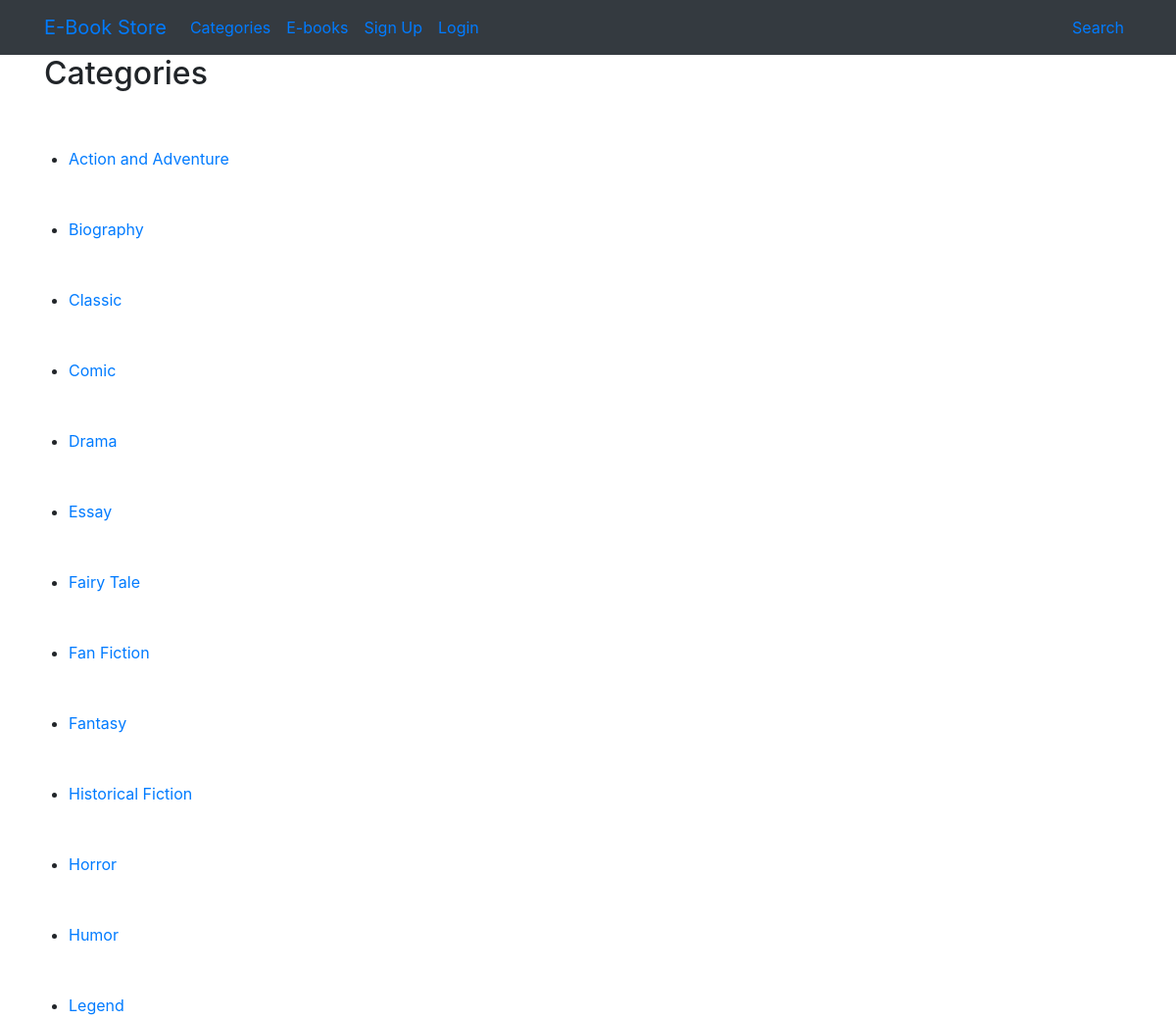
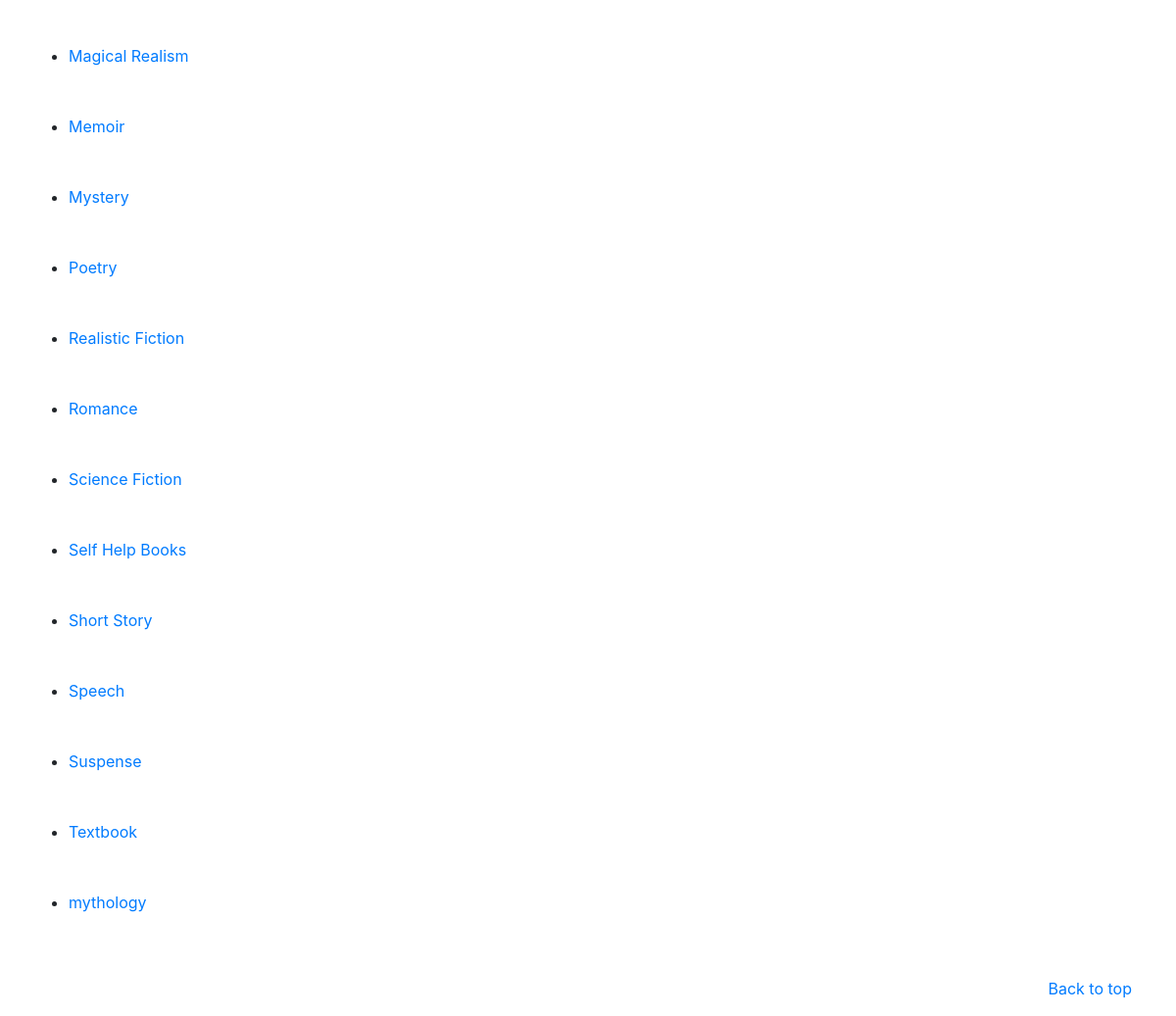
Page /categories/ on the committed database (2 pictures, top to bottom).
### ebook/models.py (models this page shows, shortened)
class Category(models.Model):
     name = models.CharField(max_length = 200)

### ebook/views.py (the view)
# urls.py: path('categories/', views.categories, name='categories'),
def categories(request):
    categories = Category.objects.order_by('name')
    return render(request, 'ebook/categories.html', {
		'categories': categories,
		})

### ebook/templates/ebook/categories.html
{% extends 'ebook/base.html' %}
{% block main %}
<h2>Categories</h2>
<div class="row">
    <ul>
        <br><br>
        {% for category in categories %}
        <li><a href="{% url 'category' category.id %}">{{ category.name }}</a></li><br><br>
        {% endfor %}
    </ul>
</div>
{% endblock main %}

### ebook/templates/ebook/base.html (shortened to what this page needs)
<!doctype html>
{% load static %}
<html lang="en">
<head>
    <link rel="stylesheet" type="text/css" href="{% static 'css/bootstrap.min.css' %}">
</head>
<body>
<header>
    <nav class="navbar navbar-expand-lg navbar-inverse bg-dark">
        <div class="container">
            <a class="navbar-brand" href="{% url  'home' %}">E-Book Store</a>
            <div class="collapse navbar-collapse" id="navbarSupportedContent">
                <ul class="navbar-nav mr-auto">
                    <li class="nav-item">
                        <a class="nav-link" href="{% url 'categories' %}">Categories</a>
                    </li>
                    <li class="nav-item">
                        <a class="nav-link" href="{% url 'ebooks' %}">E-books</a>
                    </li>
                    {% if not user.is_authenticated %}
                        <li class="nav-item">
                            <a class="nav-link" href="{% url 'signup' %}">Sign Up</a>
                        </li>
                        <li class="nav-item">
                            <a class="nav-link" href="{% url 'login' %}">Login</a>
                        </li>
                    {% endif %}
                </ul>
              </div>
              <ul class="navbar-nav">
              <li class="nav-item"><a class="nav-link" href="{% url 'search' %}">Search</a></li> </ul>
              </div>
    </nav>
<main role="main">
    <div class="container">
        {% block main %}
        {% endblock main %}
    </div>
</main>
<footer class="text-muted">
    <div class="container">
        <p class="float-right">
            <a href="#">Back to top</a>
        </p>
    </div>
</footer>
</body>
</html>

### rows in the picture
Category: name "Action and Adventure"
Category: name "Biography"
Category: name "Classic"
Category: name "Comic"
Category: name "Drama"
Category: name "Essay"
Category: name "Fairy Tale"
Category: name "Fan Fiction"
Category: name "Fantasy"
Category: name "Historical Fiction"
Category: name "Horror"
Category: name "Humor"
Category: name "Legend"
Category: name "Magical Realism"
Category: name "Memoir"
Category: name "Mystery"
Category: name "Poetry"
Category: name "Realistic Fiction"
Category: name "Romance"
Category: name "Science Fiction"
Category: name "Self Help Books"
Category: name "Short Story"
Category: name "Speech"
Category: name "Suspense"
Category: name "Textbook"
Category: name "mythology"
